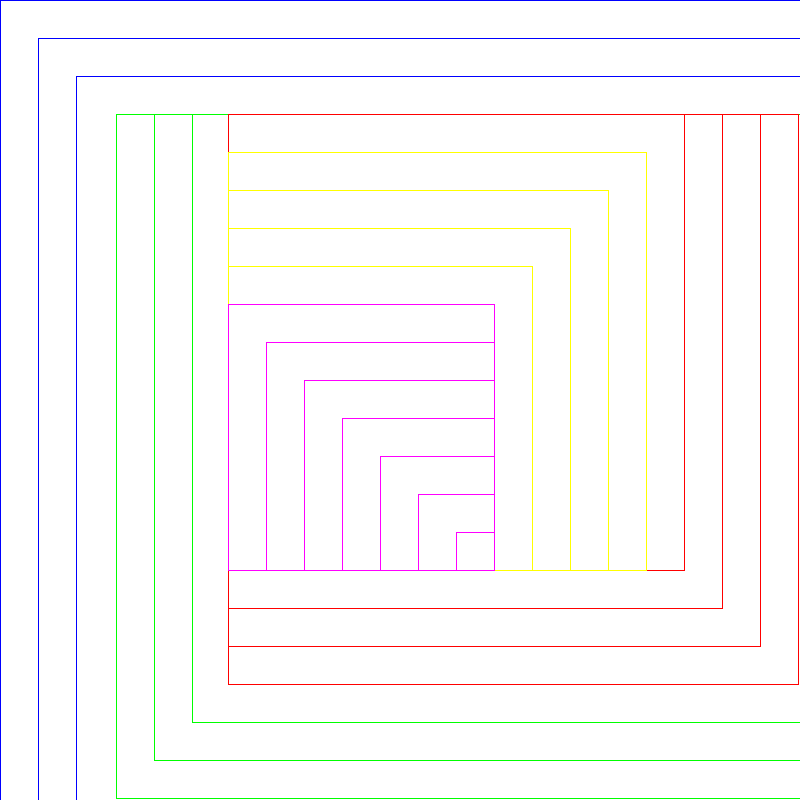
Frame 1 (no input)
Frame 60 (the mouse pressed at the canvas centre just before this capture): identical to frame 1, image omitted
Frame 120 (the mouse held since frame 60 and released just before this capture): identical to frame 1, image omitted

The Processing sketch that drew this single still picture (run headless with seeded random() and noise(); from frame 60 on, the mouse is pressed at the canvas centre):

// Processing sketch: processing_9510
// ── processing_9510.pde

void setup() {


  size (800, 800); 
  background (255); 






}


void draw () {

  noFill(); 



  pushStyle(); 
  stroke(0, 0, 255); 
  rechteckMalen1(); 
  popStyle(); 


  pushStyle(); 
  stroke(0, 255, 0); 
  rechteckMalen2(); 
  popStyle(); 
 
 
 
 pushStyle(); 
 stroke(255, 0, 0); 
 rechteckMalen3(); 
 popStyle(); 
 
 
 pushStyle(); 
 stroke(255, 255, 0);
rechteckMalen4(); 
 popStyle(); 
 
  pushStyle(); 
 stroke(255, 0, 255);
 rechteckMalen5(); 
popStyle(); 





}




void rechteckMalen1 (){


  //erste Rechtecke, spitze links unten

  for (int r = width; r >= (width/21)*19; r-= width/21){
    rect (width-r, height-r, r,r);  
  }


}


void rechteckMalen2 (){

 
for (int r = (width/21)*16; r <= (width/21)*18; r+= width/21){ 
    rect (width, height/21*3, -r,r);  

  
}
}



void rechteckMalen3 (){


  //erste Rechtecke, spitze links unten

  for (int r = width/21*15; r >= (width/21)*12; r-= width/21){
    
    rect (width/21*6, height/21*3, r,r);  
  }

}



void rechteckMalen4 (){


  //erste Rechtecke, spitze links unten

  for (int r = width/21*11; r >= (width/21)*7; r-= width/21){
    
    rect (width/21*6, height/21*15, r,-r);  
  }

}




void rechteckMalen5 (){


  //erste Rechtecke, spitze links unten

  for (int r = width/21*7; r >= (width/21)*1; r-= width/21){
    
    rect (width/21*13, height/21*15, -r,-r);  
  }

}
